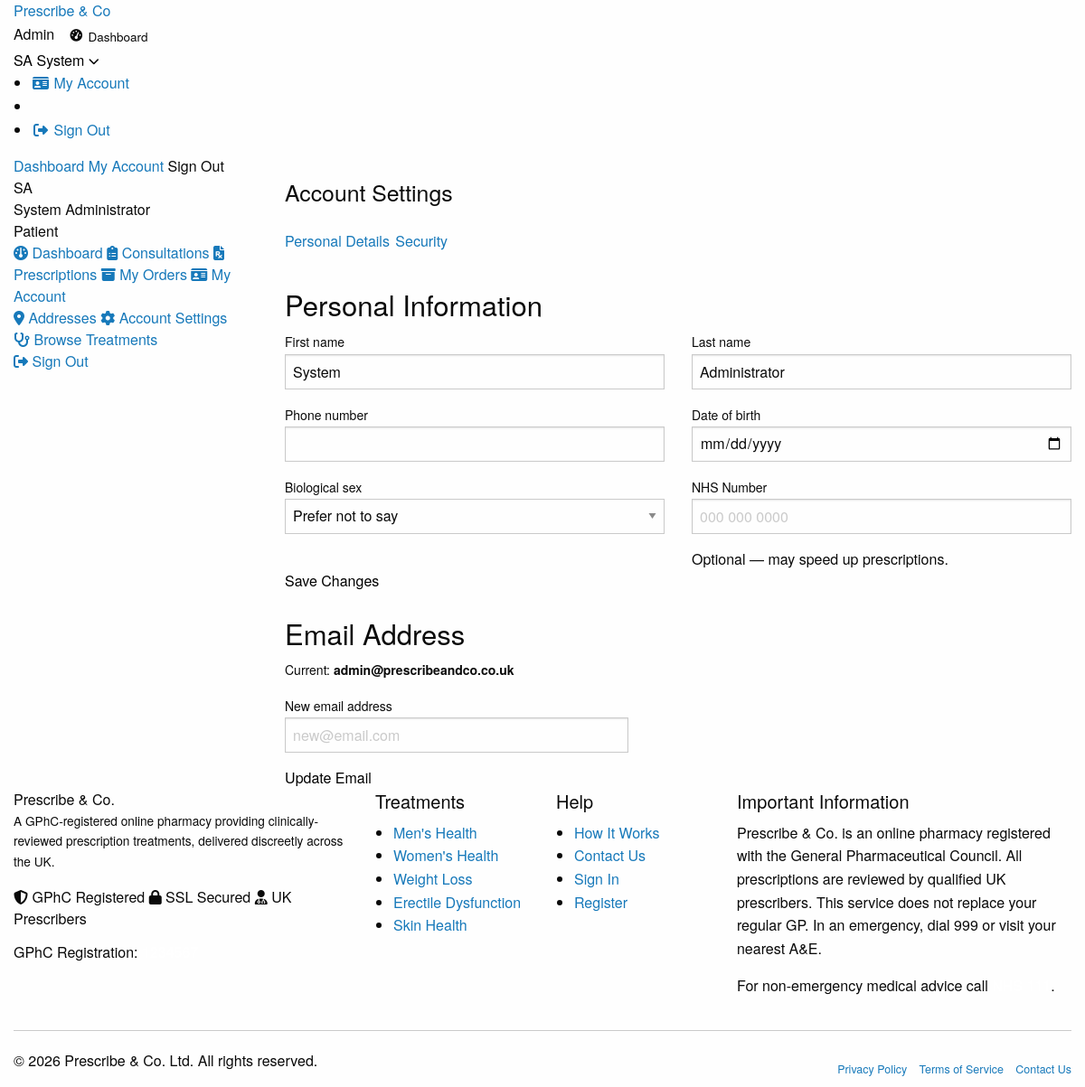
The app's page /pages/patient/profile.php (signed in) with its own data.
### tables this page shows
CREATE TABLE `users` (
  `id`             INT UNSIGNED AUTO_INCREMENT PRIMARY KEY,
  `email`          VARCHAR(191)  NOT NULL UNIQUE,
  `password_hash`  VARCHAR(255)  NOT NULL,
  `role`           ENUM('admin','prescriber','dispenser','patient') NOT NULL DEFAULT 'patient',
  `first_name`     VARCHAR(100)  NOT NULL,
  `last_name`      VARCHAR(100)  NOT NULL,
  `phone`          VARCHAR(30)   DEFAULT NULL,
  `date_of_birth`  DATE          DEFAULT NULL,
  `gender`         ENUM('male','female','other','prefer_not_to_say') DEFAULT NULL,
  `nhs_number`     VARCHAR(20)   DEFAULT NULL,
  `is_active`      TINYINT(1)    NOT NULL DEFAULT 1,
  `email_verified` TINYINT(1)    NOT NULL DEFAULT 0,
  `verify_token`   VARCHAR(64)   DEFAULT NULL,
  `reset_token`    VARCHAR(64)   DEFAULT NULL,
  `reset_expires`  DATETIME      DEFAULT NULL,
  `created_at`     DATETIME      NOT NULL DEFAULT CURRENT_TIMESTAMP,
  `updated_at`     DATETIME      NOT NULL DEFAULT CURRENT_TIMESTAMP ON UPDATE CURRENT_TIMESTAMP,
  INDEX `idx_role`  (`role`),
  INDEX `idx_email` (`email`)
);

### includes/functions.php (called while the page is built, shortened)
<?php
function is_logged_in(): bool {
    return !empty($_SESSION['user_id']);
}
function current_user(): ?array {
    static $u = null;
    if ($u === null) {
        $u = Database::fetchOne(
            "SELECT id, email, role, first_name, last_name, phone, is_active FROM users WHERE id = ? AND is_active = 1",
            [$_SESSION['user_id']]
        );
    }
    return $u;
}
function current_user_id(): int  { return (int)($_SESSION['user_id'] ?? 0); }
function current_role(): string  { return (string)($_SESSION['user_role'] ?? ''); }
function require_auth(string ...$roles): void {
    if (!current_user()) {
        session_kill();
        redirect('/pages/auth/login.php');
    }
}
function e(mixed $v): string {
    return htmlspecialchars((string)$v, ENT_QUOTES | ENT_HTML5, 'UTF-8');
}
function clean(string $v): string {
    return trim(strip_tags($v));
}

### config/database.php (called while the page is built, shortened)
<?php
class Database {
    private static ?PDO $instance = null;
    public static function getInstance(): PDO {
        if (self::$instance === null) {
            $dsn = sprintf('mysql:host=%s;port=%d;dbname=%s;charset=%s',
                DB_HOST, DB_PORT, DB_NAME, DB_CHARSET);
            try {
                self::$instance = new PDO($dsn, DB_USER, DB_PASS, [
                    PDO::ATTR_ERRMODE            => PDO::ERRMODE_EXCEPTION,
                    PDO::ATTR_DEFAULT_FETCH_MODE => PDO::FETCH_ASSOC,
                    PDO::ATTR_EMULATE_PREPARES   => false,
                    PDO::MYSQL_ATTR_INIT_COMMAND => "SET NAMES utf8mb4 COLLATE utf8mb4_unicode_ci",
                ]);
            } catch (PDOException $e) {
                error_log('DB Connection failed: ' . $e->getMessage());
                http_response_code(503);
                die('Service temporarily unavailable. Please try again later.');
            }
        }
        return self::$instance;
    }
    public static function query(string $sql, array $params = []): PDOStatement {
        $stmt = self::getInstance()->prepare($sql);
        $stmt->execute($params);
        return $stmt;
    }
    public static function fetchOne(string $sql, array $params = []): ?array {
        $r = self::query($sql, $params)->fetch();
        return $r ?: null;
    }
}

### pages/patient/profile.php (the view, shortened to what this page needs)
<?php
require_auth('patient','admin','prescriber','dispenser');
$uid  = current_user_id();
$full = Database::fetchOne("SELECT * FROM users WHERE id=?",[$uid]);
$tab     = clean($_GET['tab'] ?? 'details');
include APP_PATH . '/includes/header.php';
?>
<div class="pco-dash"><div class="grid-container"><div class="grid-x grid-margin-x">
<?php include APP_PATH . '/includes/patient-sidebar.php'; ?>
<div class="cell large-9 medium-8">
  <h1 style="font-size:1.55rem;margin-bottom:1.5rem;">Account Settings</h1>
  <div style="display:flex;gap:.4rem;margin-bottom:1.5rem;border-bottom:2px solid var(--pco-grey-200);padding-bottom:.75rem;">
    <?php foreach (['details'=>'Personal Details','security'=>'Security'] as $t=>$lbl): ?>
    <a href="?tab=<?= $t ?>" class="pco-btn pco-btn--sm <?= $tab===$t?'pco-btn--primary':'pco-btn--ghost' ?>"><?= $lbl ?></a>
    <?php endforeach; ?>
  </div>
  <?php if ($tab === 'details'): ?>
  <div class="pco-card" style="margin-bottom:1.5rem;">
    <div class="pco-card__head"><h3>Personal Information</h3></div>
    <div class="pco-card__body">
      <form method="POST">
        <div class="grid-x grid-margin-x">
          <div class="cell medium-6">
            <div class="pco-form-group">
              <label>First name</label>
              <input type="text" name="first_name" value="<?= e($full['first_name']) ?>" required>
            </div>
          </div>
          <div class="cell medium-6">
            <div class="pco-form-group">
              <label>Last name</label>
              <input type="text" name="last_name" value="<?= e($full['last_name']) ?>" required>
            </div>
          </div>
          <div class="cell medium-6">
            <div class="pco-form-group">
              <label>Phone number</label>
              <input type="tel" name="phone" value="<?= e($full['phone'] ?? '') ?>">
            </div>
          </div>
          <div class="cell medium-6">
            <div class="pco-form-group">
              <label>Date of birth</label>
              <input type="date" name="date_of_birth" value="<?= e($full['date_of_birth'] ?? '') ?>">
            </div>
          </div>
          <div class="cell medium-6">
            <div class="pco-form-group">
              <label>Biological sex</label>
              <select name="gender">
                <option value="">Prefer not to say</option>
              </select>
            </div>
          </div>
          <div class="cell medium-6">
            <div class="pco-form-group">
              <label>NHS Number</label>
              <input type="text" name="nhs_number" value="<?= e($full['nhs_number'] ?? '') ?>" placeholder="000 000 0000">
              <span class="hint">Optional — may speed up prescriptions.</span>
            </div>
          </div>
        </div>
        <button type="submit" class="pco-btn pco-btn--primary">Save Changes</button>
      </form>
    </div>
  </div>
  <div class="pco-card">
    <div class="pco-card__head"><h3>Email Address</h3></div>
    <div class="pco-card__body">
      <p style="font-size:.875rem;color:var(--pco-grey-500);margin-bottom:1rem;">Current: <strong><?= e($full['email']) ?></strong></p>
      <form method="POST">
        <div class="pco-form-group" style="max-width:380px;">
          <label>New email address</label>
          <input type="email" name="email" placeholder="new@email.com" required>
        </div>
        <button type="submit" class="pco-btn pco-btn--outline pco-btn--sm">Update Email</button>
      </form>
    </div>
  </div>
  <?php endif; ?>
</div></div></div></div>
<?php include APP_PATH . '/includes/footer.php'; ?>

### includes/header.php (shortened to what this page needs)
<?php
$user  = current_user();
$role  = current_role();
$initials = $user ? strtoupper(substr($user['first_name'],0,1).substr($user['last_name'],0,1)) : '';
$dash_url = match($role) {
    'admin'      => APP_URL.'/pages/admin/dashboard.php',
    'prescriber' => APP_URL.'/pages/prescriber/dashboard.php',
    'dispenser'  => APP_URL.'/pages/dispenser/dashboard.php',
    default      => APP_URL.'/pages/patient/dashboard.php',
};
?>
<!DOCTYPE html>
<html lang="en-GB">
<head>
  <link rel="stylesheet" href="https://cdnjs.cloudflare.com/ajax/libs/foundation/6.8.1/css/foundation.min.css">
  <link rel="stylesheet" href="https://cdnjs.cloudflare.com/ajax/libs/font-awesome/6.5.0/css/all.min.css">
  <link rel="stylesheet" href="<?= APP_URL ?>/assets/css/main.css">
</head>
<body class="role-<?= e($role ?: 'guest') ?>">
<nav class="pco-nav">
  <div class="grid-container">
    <div class="pco-nav__inner">
      <a href="<?= APP_URL ?>/" class="pco-nav__logo">
        <?php if (file_exists(APP_PATH . '/assets/img/logo.png')): ?>
          <img src="<?= APP_URL ?>/assets/img/logo.png" alt="Prescribe and Co logo" class="pco-nav__logo-img">
        <?php else: ?>
          <span class="pco-nav__logo-text">Prescribe &amp; Co</span>
        <?php endif; ?>
      </a>
      <div class="pco-nav__actions">
        <?php if (is_logged_in()): ?>
          <span class="pco-nav__role role-<?= e($role) ?>"><?= e(ucfirst($role)) ?></span>
          <a href="<?= $dash_url ?>" class="hide-for-small-only" style="display:inline-flex;align-items:center;gap:.4rem;font-size:.845rem;font-weight:500;color:var(--pco-grey-700);padding:.35rem .8rem;border-radius:var(--pco-r-pill);transition:all .18s;">
            <i class="fa-solid fa-gauge-high" style="font-size:.85rem;"></i>
            <span>Dashboard</span>
          </a>
          <div class="pco-user-menu">
            <button class="pco-user-btn" id="userMenuBtn" aria-expanded="false">
              <span class="avatar"><?= e($initials) ?></span>
              <span class="hide-for-small-only"><?= e($user['first_name']) ?></span>
              <i class="fa-solid fa-chevron-down fa-xs"></i>
            </button>
            <ul class="pco-dropdown" id="userDropdown">
              <li><a href="<?= APP_URL ?>/pages/patient/account.php"><i class="fa-solid fa-id-card fa-fw"></i> My Account</a></li>
              <li class="sep"></li>
              <li><a href="<?= APP_URL ?>/pages/auth/logout.php" class="danger"><i class="fa-solid fa-right-from-bracket fa-fw"></i> Sign Out</a></li>
            </ul>
          </div>
        <?php else: ?>
          <a href="<?= APP_URL ?>/pages/auth/login.php"    class="pco-btn pco-btn--ghost pco-btn--sm hide-for-small-only">Sign In</a>
          <a href="<?= APP_URL ?>/pages/auth/register.php" class="pco-btn pco-btn--primary pco-btn--sm">Get Started</a>
        <?php endif; ?>
      </div>
    </div>
  </div>
  <div class="pco-mobile-nav" id="mobileNav">
    <div class="grid-container">
      <?php if (is_logged_in()): ?>
        <a href="<?= $dash_url ?>">Dashboard</a>
        <a href="<?= APP_URL ?>/pages/patient/account.php">My Account</a>
        <a href="<?= APP_URL ?>/pages/auth/logout.php" style="color:var(--pco-red)">Sign Out</a>
      <?php else: ?>
        <a href="<?= APP_URL ?>/pages/auth/login.php">Sign In</a>
        <a href="<?= APP_URL ?>/pages/auth/register.php">Register</a>
      <?php endif; ?>
    </div>
  </div>
</nav>

### includes/patient-sidebar.php (shortened to what this page needs)
<?php
$user     = $user ?? current_user();
$initials = strtoupper(substr($user['first_name'],0,1).substr($user['last_name'],0,1));
$current  = basename($_SERVER['PHP_SELF']);
?>
<div class="cell large-3 medium-4">
  <div class="pco-sidebar" style="margin-bottom:1.5rem;">
    <div class="pco-sidebar__top">
      <div class="pco-sidebar__avatar"><?= e($initials) ?></div>
      <div class="pco-sidebar__name"><?= e($user['first_name'].' '.$user['last_name']) ?></div>
      <div class="pco-sidebar__role">Patient</div>
    </div>
    <div class="pco-sidebar__nav">
      <a href="<?= APP_URL ?>/pages/patient/dashboard.php"      class="<?= $current==='dashboard.php'?'active':'' ?>"><i class="fa-solid fa-gauge"></i> Dashboard</a>
      <a href="<?= APP_URL ?>/pages/patient/consultations.php"  class="<?= $current==='consultations.php'?'active':'' ?>"><i class="fa-solid fa-clipboard-list"></i> Consultations</a>
      <a href="<?= APP_URL ?>/pages/patient/prescriptions.php"  class="<?= $current==='prescriptions.php'?'active':'' ?>"><i class="fa-solid fa-file-prescription"></i> Prescriptions</a>
      <a href="<?= APP_URL ?>/pages/patient/orders.php"         class="<?= $current==='orders.php'?'active':'' ?>"><i class="fa-solid fa-box-archive"></i> My Orders</a>
      <a href="<?= APP_URL ?>/pages/patient/account.php"        class="<?= $current==='account.php'?'active':'' ?>"><i class="fa-solid fa-id-card"></i> My Account</a>
      <a href="<?= APP_URL ?>/pages/patient/addresses.php"      class="<?= $current==='addresses.php'?'active':'' ?>"><i class="fa-solid fa-location-dot"></i> Addresses</a>
      <a href="<?= APP_URL ?>/pages/patient/profile.php"        class="<?= $current==='profile.php'?'active':'' ?>"><i class="fa-solid fa-gear"></i> Account Settings</a>
      <a href="<?= APP_URL ?>/pages/conditions.php"><i class="fa-solid fa-stethoscope"></i> Browse Treatments</a>
      <a href="<?= APP_URL ?>/pages/auth/logout.php" class="danger"><i class="fa-solid fa-right-from-bracket"></i> Sign Out</a>
    </div>
  </div>
</div>

### records on screen
users: initials "SA", first_name "System", first_name+last_name "System Administrator", last_name "Administrator", email "admin@prescribeandco.co.uk"

### other values on screen
$role "Admin"
$lbl "Personal Details"
$lbl "Security"
